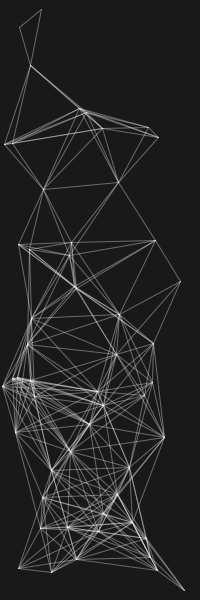
Frame 1 (no input)
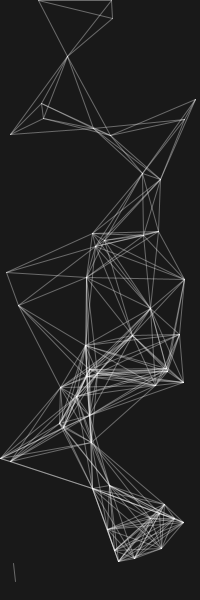
Frame 60 (the mouse pressed at the canvas centre just before this capture)
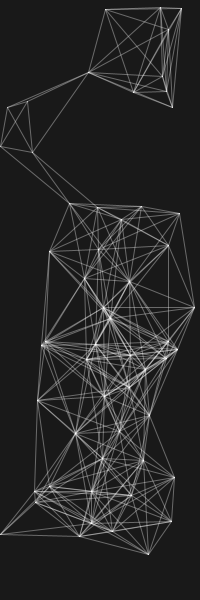
Frame 120 (the mouse held since frame 60 and released just before this capture)

The Processing sketch that drew these frames (run headless with seeded random() and noise(); from frame 60 on, the mouse is pressed at the canvas centre):

// Processing sketch: processing_168685
// ── processing_168685.pde

Ball b, b2;
int num_objects = 55;
Ball[] ball_array = new Ball[num_objects];


void setup() //__________________________________________________
{
 size(200,600);
 b = new Ball();
 b2 = new Ball();
 
 
 for(int i = 0; i < num_objects; i++)
 {
   ball_array[i] = new Ball();
 }
 
 
}




void draw() //___________________________________________________

{
 background(25);
 noStroke();
 fill(25);

 b.update();
 b.display();
 b2.update();
 b2.display();
 
 for(int i = 0; i < num_objects; i++)
 {
   ball_array[i].update();
   ball_array[i].display();
   
 }
 

 noFill();
 stroke(255,90);
 
 for(int i = 0; i < num_objects; i++)
 {
    for (int j = i+1; j < num_objects; j++)
    {
      //object one
      float x1 = ball_array[i].x;
      float y1 = ball_array[i].y;
      
      //object two
      float x2 = ball_array[j].x;
      float y2 = ball_array[j].y;
      
      if(dist(x1,y1,x2,y2) < 100)
        {
          line(x1,y1,x2,y2);
        }
      
    }
  
   
 }
 
 
 
 

 
 
 
 
 
 
 
 
 
 
 
}



//_______________________________________________________________
class Ball
{
 float x,y,vx,vy,grav,diam;
 float bounciness;
 
 

  Ball()
   {
     x = random(width);
     y = random(height);
     diam = random(20,50);
     bounciness = random(-.95,-.5);
     vx = random(-5,5);
     vy = random(0,0);
     grav = -.005;
   }
   
   
   
   
   
   
void update() //_______________________________________________________
  {
    
   
     vy+=grav;
     x+=vx;
     y+=vy;
    
     if(y > height) 
      {
        y= height;
        vy *= bounciness;
        
      }
 
  //restrain left side
     if(x < 0)
      {
        x = 0;
        vx *= -1;
      }
 
  //restrain right size
     if (x > width)
      {
        x = width;
        vx *= -1; 
      }    
      
  //restrain top    
      if (y < 0)
       {
         y = 0;
         vy*=-1;
       }
       
     
  }
  
  
  
  
  
void display() //______________________________________________________
 {
     pushMatrix();
     translate(x,y);
     ellipse(0,0,diam,diam);
     popMatrix();
 
 }

  
}
